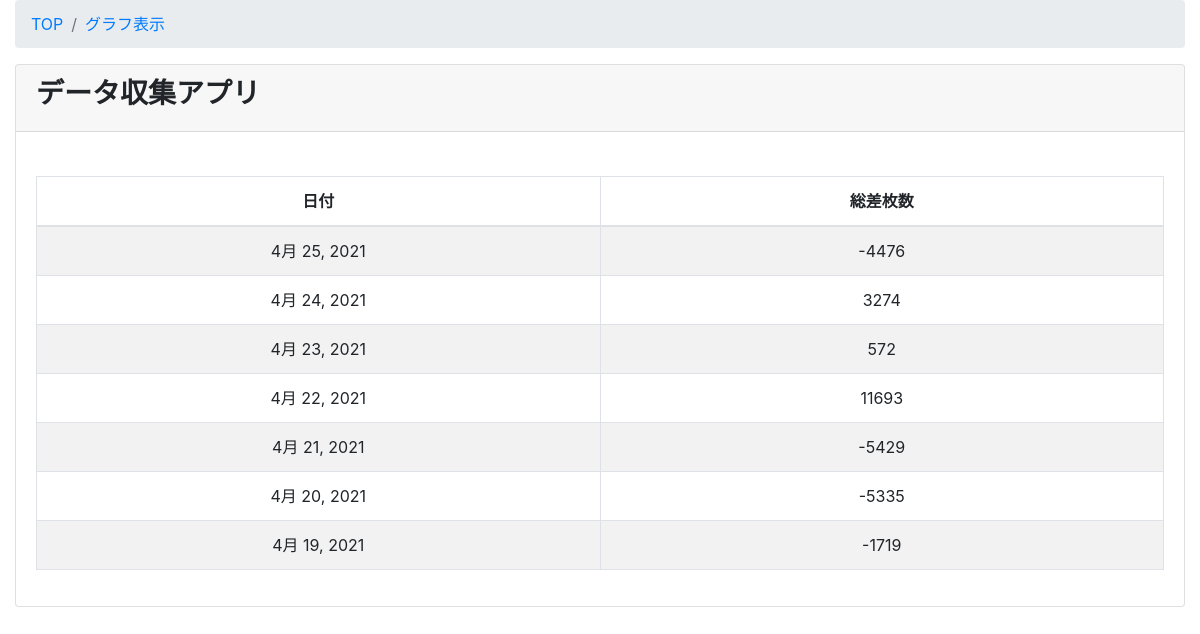
/scrape_ps/total_pay/, run on an earlier commit of the app's database.
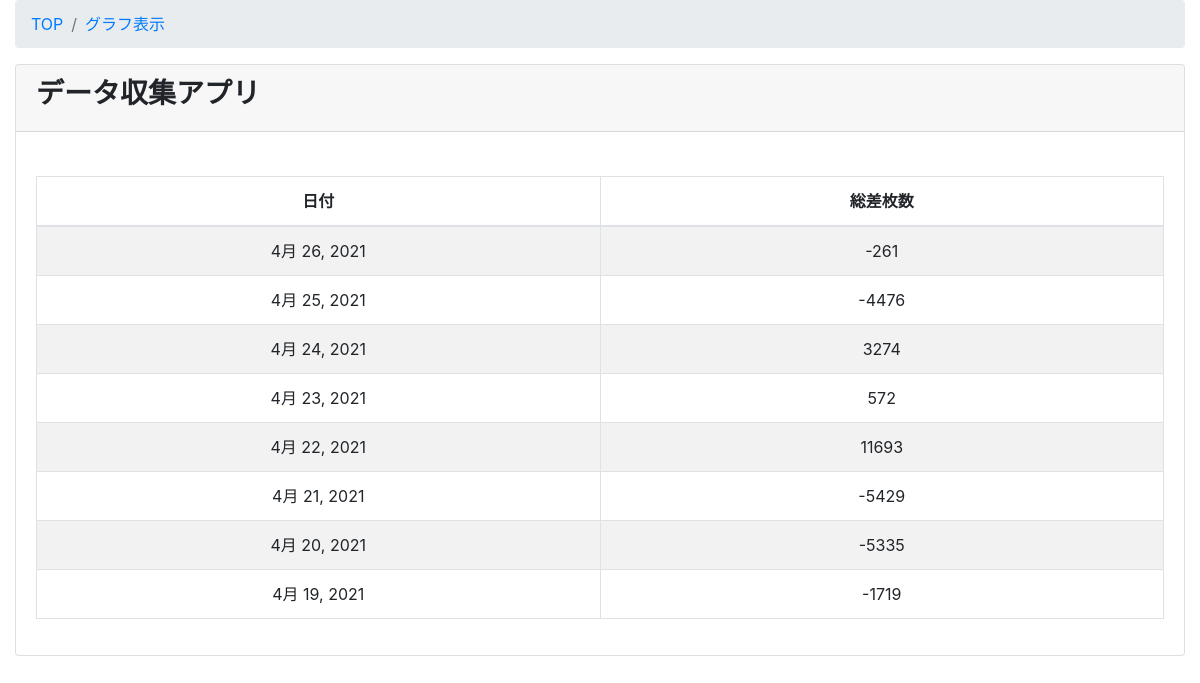
And on a later commit of the database.
### pss/models.py (models this page shows)
class TotalPay(models.Model):
    class Meta:
        db_table = 'pay'
        verbose_name='差枚数'
        verbose_name_plural ='差枚数'
    total_pay = models.IntegerField(verbose_name='総差枚数')
    date = models.DateField(verbose_name='日付', default=datetime.now())

### pss/views.py (the view)
# urls.py: path('total_pay/', views.TotalPayView.as_view(), name='total_pay'),
class TotalPayView(ListView):
    model = TotalPay
    template_name = 'scrape_ps/total_pay.html'
    def queryset(self):
        return TotalPay.objects.all().order_by('-date')

### pss/templates/scrape_ps/total_pay.html
{% extends 'scrape_ps/base.html' %}
{% block content %}
<div class="content-wrapper">
    <div class="container-fluid">
        <ol class="breadcrumb">
            <li class="breadcrumb-item">
                <a href="{% url 'scrape_ps:pss_list' %}">TOP</a>
            </li>
            <li class="breadcrumb-item active"><a href="{% url 'scrape_ps:pss_list' %}">グラフ表示</a></li>
        </ol>
        <div class="card mb-3">
            <div class="card-header">
                <h3><b>データ収集アプリ</b></h3>
            </div>
            <div class="card-body">
                <div class="table-responsive">
                    <table width="100%" class="table table-striped table-bordered table-hover">
                        <thead>
                            <tr>
                                <th class="text-center">日付</th>
                                <th class="text-center">総差枚数</th>
                            </tr>
                        </thead>
                        <tbody>
                            {% for item in object_list %}
                            <tr class="odd gradeX text-center">
                                <td class="text-center" width="100">{{item.date}}
                                </td>
                                <td class="text-center" width="100">{{item.total_pay}}
                                </td>
                            </tr>
                            {% endfor %}
                        </tbody>
                    </table>
                </div>
            </div>
        </div>
    </div>
</div>
{% endblock content %}

What changed in the data, as far as the page shows it:
added TotalPay: date "4月 26, 2021", total_pay "-261"
